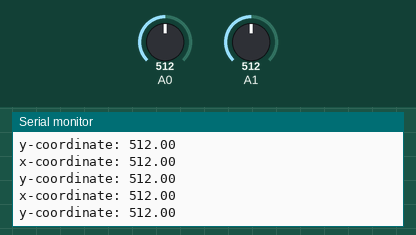
A sketch run on a simulated Arduino Uno, built with avr-gcc and run on an emulated ATmega328P. Shown: the last lines printed to the serial monitor. The test bench sets the inputs (shaded band); at power-on: A0 = 512, A1 = 512.

Above: at 1.3 s.
1.4 s: A0 set to 716
At 1.82 s:
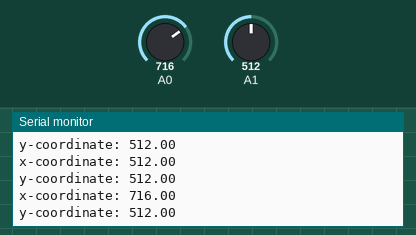
2.9 s: A1 set to 716
At 3.33 s:
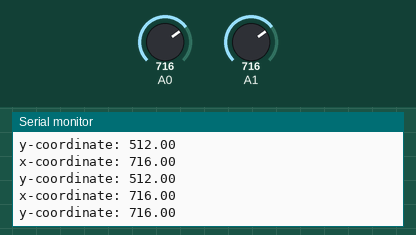
4.4 s: A0 set to 900
At 4.83 s:
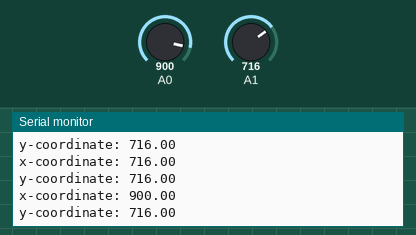
5.9 s: A1 set to 900
At 6.33 s:
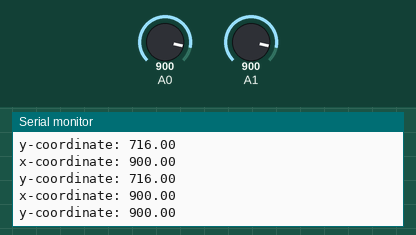
Timing chart, 0 to 8.4 s (numbered marks = the images above; inputs shaded):
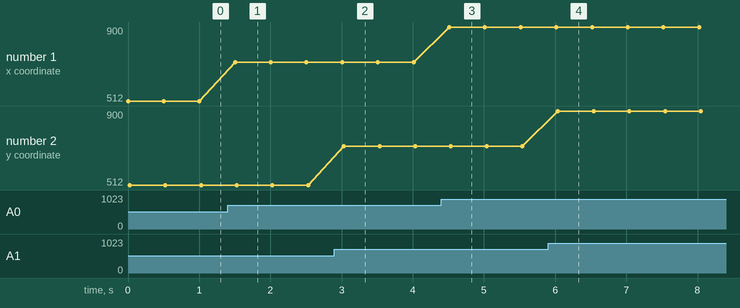

The sketch:

sketch_jan13c.ino
```cpp
int xjoy=6, yjoy=7;
float xread, yread;

void setup() {
  // put your setup code here, to run once:
  Serial.begin(9600);
  pinMode(xjoy, INPUT);
  pinMode(yjoy, INPUT);
}

void loop() {
  // put your main code here, to run repeatedly:
  xread = analogRead(A0);
  yread = analogRead(A1);
  Serial.print("x-coordinate: ");
  Serial.println(xread);
  Serial.print("y-coordinate: ");
  Serial.println(yread);
  delay(500);

}
```

Measured:
- after the input at 1.4 s, the serial monitor: prints a new line after 0.10 s (image 1)
- after the input at 2.9 s, the serial monitor: prints a new line after 0.13 s (image 2)
- after the input at 4.4 s, the serial monitor: prints a new line after 0.11 s (image 3)
- after the input at 5.9 s, the serial monitor: prints a new line after 0.14 s (image 4)
- plotted number 1: 512 → 716 after the input at 1.4 s, 716 → 900 after the input at 4.4 s
